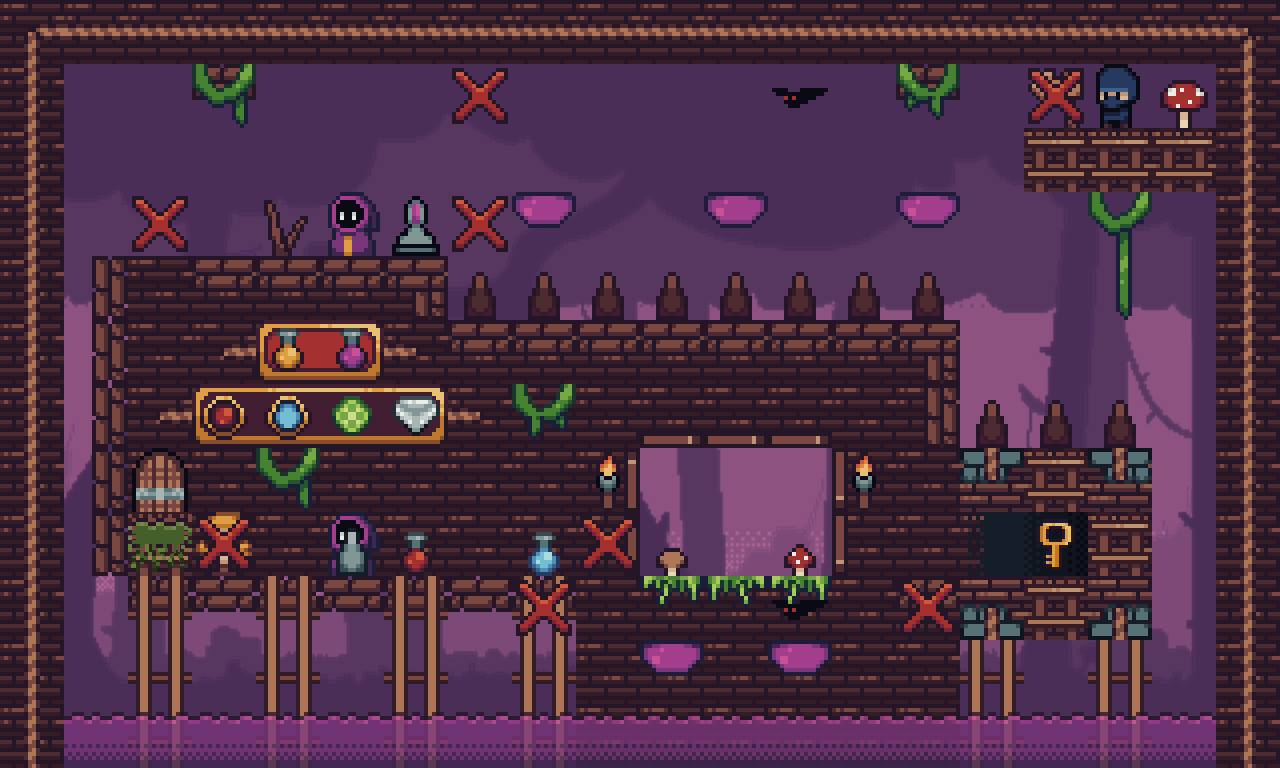

This game map was drawn from its Tiled (.tmx) file and the tilesets committed beside it. A one-line description and the trimmed map source follow:
An orthogonal 20x12 tile map with 64x64 px tiles, 14 tile layers (fundo_decorativo-ncolide, terreno-colide, pre_decoracao-ncolide, struct_castelo-colide, ...), 4 tilesets, 1 image layer.

<map version="1.10" tiledversion="1.10.2" orientation="orthogonal" renderorder="right-down" width="20" height="12" tilewidth="64" tileheight="64" infinite="0" nextlayerid="27" nextobjectid="1">
 <tileset firstgid="1" source="../assets/tiles/TILEMAP/tilesets/forest.tsx" />
 <tileset firstgid="1025" source="../assets/tiles/TILEMAP/tilesets/chave.tsx" />
 <tileset firstgid="1026" source="../assets/tiles/TILEMAP/tilesets/porta.tsx" />
 <tileset firstgid="1027" source="../assets/tiles/TILEMAP/tilesets/custom_tiles.tsx" />
 <imagelayer id="25" name="fundo_comb">
  <image source="../assets/backgrounds/Curse forest/curse.png" width="1280" height="768" />
 </imagelayer>
 <layer id="17" name="fundo_decorativo-ncolide" width="20" height="12">
  <data>[240 cells, 86 non-empty, 2 distinct tile ids]</data>
 </layer>
 <layer id="6" name="terreno-colide" width="20" height="12">
  <data>[240 cells, 22 non-empty, 1 distinct tile ids]</data>
 </layer>
 <layer id="19" name="pre_decoracao-ncolide" width="20" height="12">
  <data>[240 cells, 5 non-empty, 3 distinct tile ids]</data>
 </layer>
 <layer id="9" name="struct_castelo-colide" width="20" height="12">
  <data>[240 cells, 39 non-empty, 6 distinct tile ids]</data>
 </layer>
 <layer id="10" name="decoracao-ncolide" width="20" height="12">
  <data>[240 cells, 112 non-empty, 25 distinct tile ids]</data>
 </layer>
 <layer id="11" name="decoracao2-ncolide" width="20" height="12">
  <data>[240 cells, 18 non-empty, 10 distinct tile ids]</data>
 </layer>
 <layer id="12" name="chave" width="20" height="12">
  <data>[240 cells, 1 non-empty, 1 distinct tile ids]</data>
 </layer>
 <layer id="13" name="porta" width="20" height="12">
  <data>[240 cells, 1 non-empty, 1 distinct tile ids]</data>
 </layer>
 <layer id="14" name="morcego-inimigo" width="20" height="12">
  <data>[240 cells, 2 non-empty, 1 distinct tile ids]</data>
 </layer>
 <layer id="18" name="mago-inimigo" width="20" height="12">
  <data>[240 cells, 2 non-empty, 1 distinct tile ids]</data>
 </layer>
 <layer id="16" name="colisao_inimigo" width="20" height="12">
  <data>[240 cells, 8 non-empty, 1 distinct tile ids]</data>
 </layer>
 <layer id="15" name="espinho-dano" width="20" height="12">
  <data>[240 cells, 12 non-empty, 2 distinct tile ids]</data>
 </layer>
 <layer id="26" name="lava-dano" width="20" height="12" opacity="0.79">
  <data>[240 cells, 18 non-empty, 1 distinct tile ids]</data>
 </layer>
 <layer id="8" name="ninja-player" width="20" height="12">
  <data>[240 cells, 1 non-empty, 1 distinct tile ids]</data>
 </layer>
</map>
